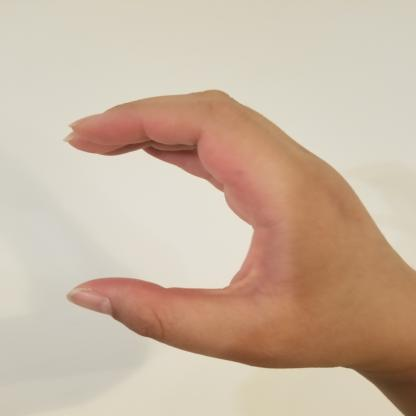
#> input picture datasets/asl_combined/test/C/rf_C22_jpg.rf.e54cbbfdd4ea0670eb4e1c507de4a8a2.jpg, 416 x 416 px, given as the content of the folder C:/Users/ayesh/OneDrive/Pictures/Camera Roll, which was not available
$ python sort_asl_images.py
#> lines starting #> are read from the running program, lines starting #| are printed output that depends on the picture; after the words box and inside, x2 and y2 are one past the last pixel; in counts of white or black regions, pixels touching at a corner belong together; pictures that were not available may be replaced by others from this repository, and a replacement may not be noted
"""
ASL Image Sorter — assign Camera Roll images to letter folders.
Letters: F, A, C, U, G, H  →  datasets/ASL Ayesha/<letter>/

Controls:
  F / A / C / U / G / H  — assign image to that letter folder
  BACKSPACE               — undo last assignment
  S                       — skip image (leave it unsorted)
  Q                       — quit and show summary
"""

import cv2
import os
import shutil
from glob import glob

CAMERA_ROLL = r"C:\Users\ayesh\OneDrive\Pictures\Camera Roll"
OUTPUT_BASE = os.path.join(os.path.dirname(__file__), "..", "datasets", "ASL Ayesha")
LETTERS = ["F", "A", "C", "U", "G", "H"]


def make_dirs():
    for l in LETTERS:
        os.makedirs(os.path.join(OUTPUT_BASE, l), exist_ok=True)


def get_all_images():
    files = glob(os.path.join(CAMERA_ROLL, "*.jpg"))
    files += glob(os.path.join(CAMERA_ROLL, "*.JPG"))
    files += glob(os.path.join(CAMERA_ROLL, "*.png"))
    files += glob(os.path.join(CAMERA_ROLL, "*.PNG"))
    return sorted(files)


def put_text(frame, text, pos, scale=0.9, color=(255, 255, 255), thickness=2):
    cv2.putText(frame, text, pos, cv2.FONT_HERSHEY_SIMPLEX, scale, (0, 0, 0), thickness + 2)
    cv2.putText(frame, text, pos, cv2.FONT_HERSHEY_SIMPLEX, scale, color, thickness)


def draw_hud(frame, idx, total, counts, last_action):
    h, w = frame.shape[:2]

    # top bar
    cv2.rectangle(frame, (0, 0), (w, 95), (30, 30, 30), -1)
    put_text(frame, f"Image {idx+1} / {total}   Remaining: {total - idx - 1}", (10, 35), 0.9, (255, 255, 255))

    # letter counts — two rows of 3
    row1 = f"F:{counts['F']}   A:{counts['A']}   C:{counts['C']}"
    row2 = f"U:{counts['U']}   G:{counts['G']}   H:{counts['H']}"
    put_text(frame, row1, (10, 62), 0.72, (0, 230, 255))
    put_text(frame, row2, (10, 88), 0.72, (0, 230, 255))

    # bottom bar
    cv2.rectangle(frame, (0, h - 80), (w, h), (30, 30, 30), -1)
    put_text(frame, "Keys:  F  A  C  U  G  H  to sort  |  S skip  |  BKSP undo  |  Q quit",
             (10, h - 48), 0.62, (200, 200, 200))

    if last_action:
        put_text(frame, last_action, (10, h - 14), 0.72, (100, 255, 100))

    return frame


def main():
    make_dirs()
    images = get_all_images()
    if not images:
        print("No images found in Camera Roll:", CAMERA_ROLL)
        return

    total = len(images)
    print(f"Found {total} images in Camera Roll. Sorting now...")

    counts = {l: 0 for l in LETTERS}
    history = []   # (src_path, dst_path) for undo
    last_action = ""
    idx = 0

    # key → letter mapping
    key_map = {ord(l.lower()): l for l in LETTERS}

    cv2.namedWindow("ASL Sorter", cv2.WINDOW_NORMAL)
    cv2.resizeWindow("ASL Sorter", 960, 760)

    while idx < total:
        src = images[idx]
        frame = cv2.imread(src)
#> frame is the input picture: shape (416, 416, 3); mean B, G, R 162.5, 182.2, 203
        if frame is None:
            idx += 1
            continue

        # resize keeping aspect ratio
        h, w = frame.shape[:2]
#> h = 416; w = 416
        max_h, max_w = 620, 960
        scale = min(max_w / w, max_h / h)
#> scale = 1.49
        frame = cv2.resize(frame, (int(w * scale), int(h * scale)))
#> frame: shape (620, 620, 3)

        # pad to fixed canvas
        canvas = cv2.copyMakeBorder(frame, 95, 80, 0,
                                    max(0, max_w - int(w * scale)),
                                    cv2.BORDER_CONSTANT, value=(50, 50, 50))
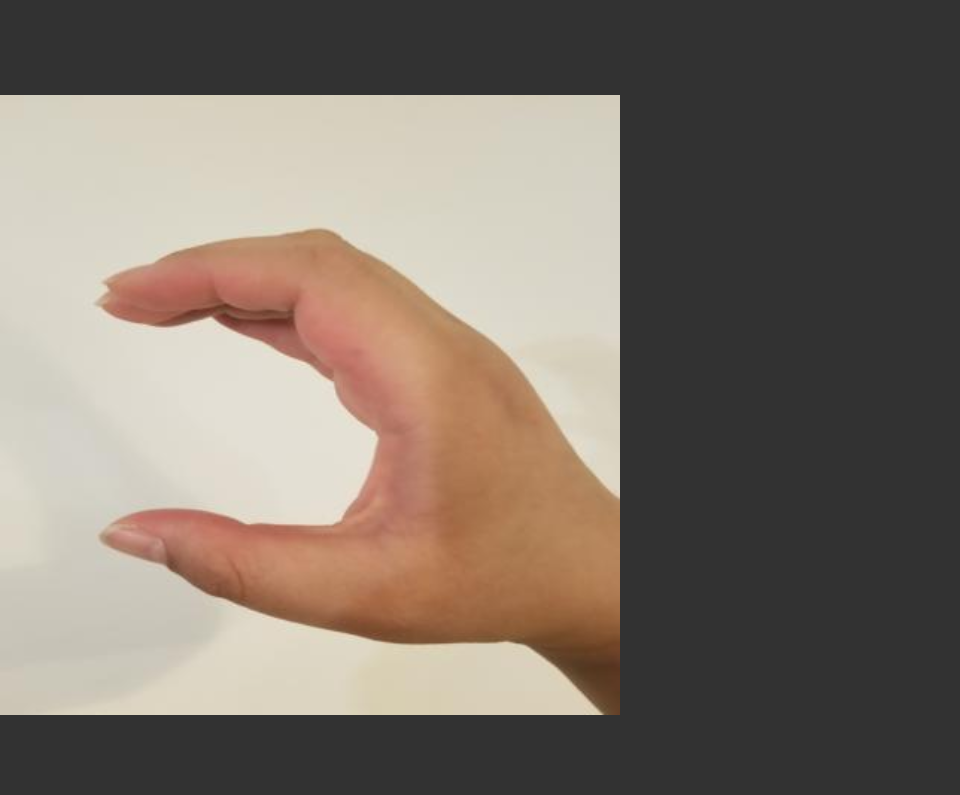
#> canvas: shape (795, 960, 3); mean B, G, R 106.6, 116.6, 127
        canvas = draw_hud(canvas, idx, total, counts, last_action)
#> in put_text (call 2), `cv2.putText(frame, text, pos, cv2.FONT_HERSHEY_SIMPLEX, scale, (0, 0, ..`: frame: shape (795, 960, 3); mean B, G, R 104.7, 114.6, 125
#> call 3 of put_text, with text = 'U:0   G:0   H:0', pos = (10, 88), scale = 0.72, color = (0, 230, 255), thickness = 2
#> in put_text (call 3), `cv2.putText(frame, text, pos, cv2.FONT_HERSHEY_SIMPLEX, scale, (0, 0, ..`: frame: shape (795, 960, 3); mean B, G, R 104.6, 114.8, 125.2
#> in put_text (call 3), `cv2.putText(frame, text, pos, cv2.FONT_HERSHEY_SIMPLEX, scale, color, ..`:
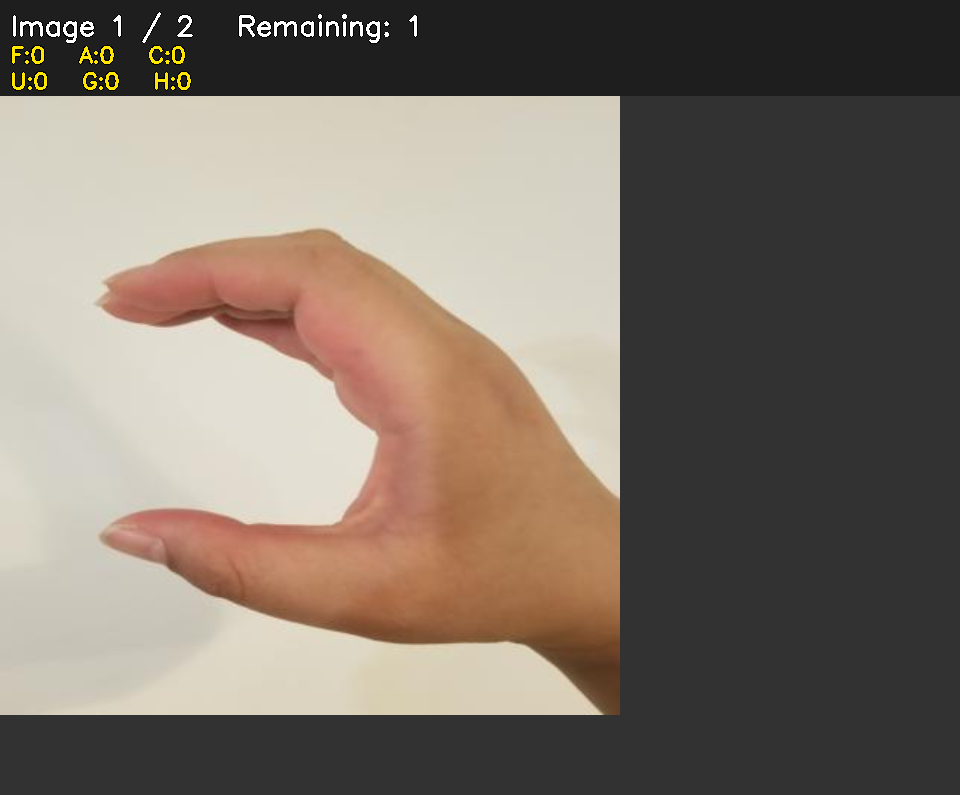
#> frame: shape (795, 960, 3); mean B, G, R 104.6, 115, 125.5
#> in draw_hud, `cv2.rectangle(frame, (0, h - 80), (w, h), (30, 30, 30), -1)`: frame: shape (795, 960, 3); 10.06% of pixels changed, all inside (x1, y1, x2, y2) = (0, 715, 960, 795)
#> call 4 of put_text, with pos = (10, 747), scale = 0.62, color = (200, 200, 200), thickness = 2
#> in put_text (call 4), `cv2.putText(frame, text, pos, cv2.FONT_HERSHEY_SIMPLEX, scale, color, ..`:
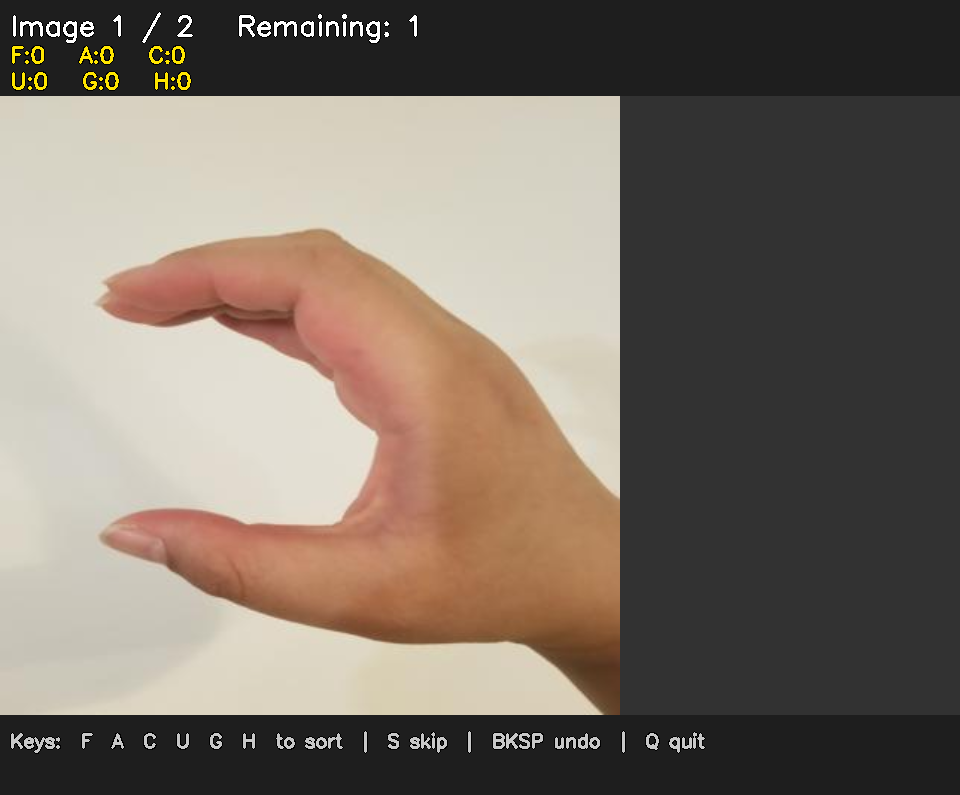
#> frame: shape (795, 960, 3); mean B, G, R 103.2, 113.6, 124.1

        cv2.imshow("ASL Sorter", canvas)
        key = cv2.waitKey(0) & 0xFF
#> (key q is pressed here)

        if key == ord('q'):
            break

        elif key in key_map:
            letter = key_map[key]
            fname = os.path.basename(src)
            # rename to avoid collisions: letter_originalname
            dst_name = f"{letter}_{fname}"
            dst_dir = os.path.join(OUTPUT_BASE, letter)
            dst = os.path.join(dst_dir, dst_name)
            shutil.copy2(src, dst)
            history.append((src, dst, letter))
            counts[letter] += 1
            last_action = f"Copied  {os.path.basename(src)}  →  {letter}/"
            idx += 1

        elif key == 8:  # BACKSPACE — undo
            if history:
                _, last_dst, letter = history.pop()
                if os.path.exists(last_dst):
                    os.remove(last_dst)
                counts[letter] = max(0, counts[letter] - 1)
                last_action = f"Undid last  ({letter}/)"
                idx = max(0, idx - 1)
            else:
                last_action = "Nothing to undo"

        elif key == ord('s'):
            last_action = f"Skipped  {os.path.basename(src)}"
            idx += 1

    cv2.destroyAllWindows()

    print("\n=== Done! ===")
    for l in LETTERS:
        folder = os.path.join(OUTPUT_BASE, l)
        n = len([f for f in os.listdir(folder)
                 if f.lower().endswith((".jpg", ".png"))])
        print(f"  {l}: {n} images  →  {folder}")
    print("\nOriginals are kept in Camera Roll (copies only).")


if __name__ == "__main__":
    main()
